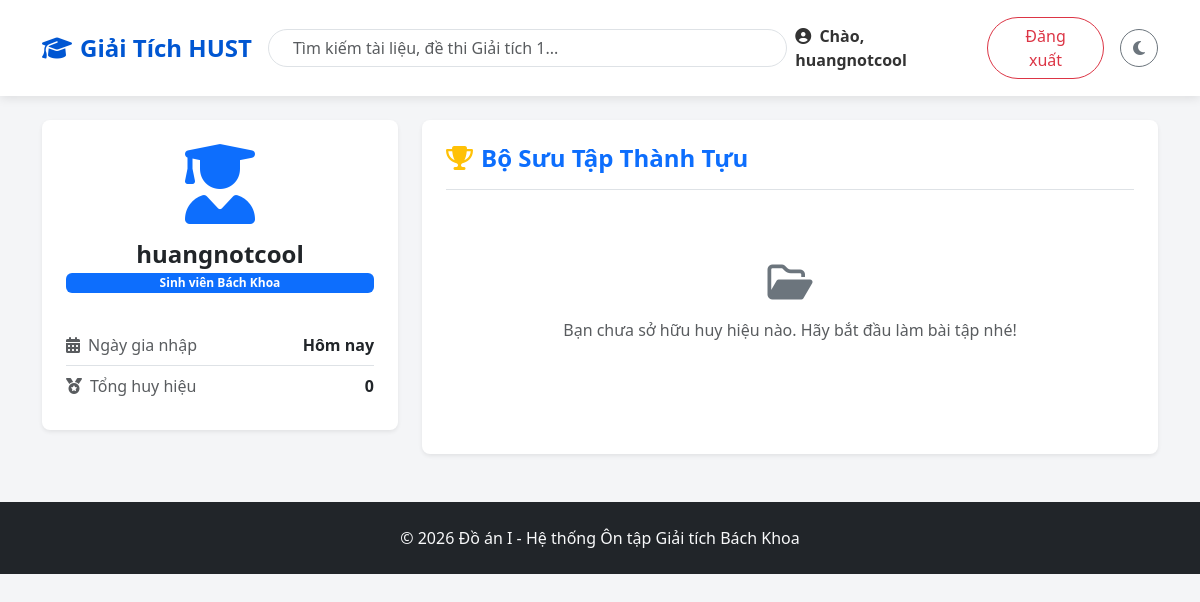
The app's page /profile (signed in), older data.
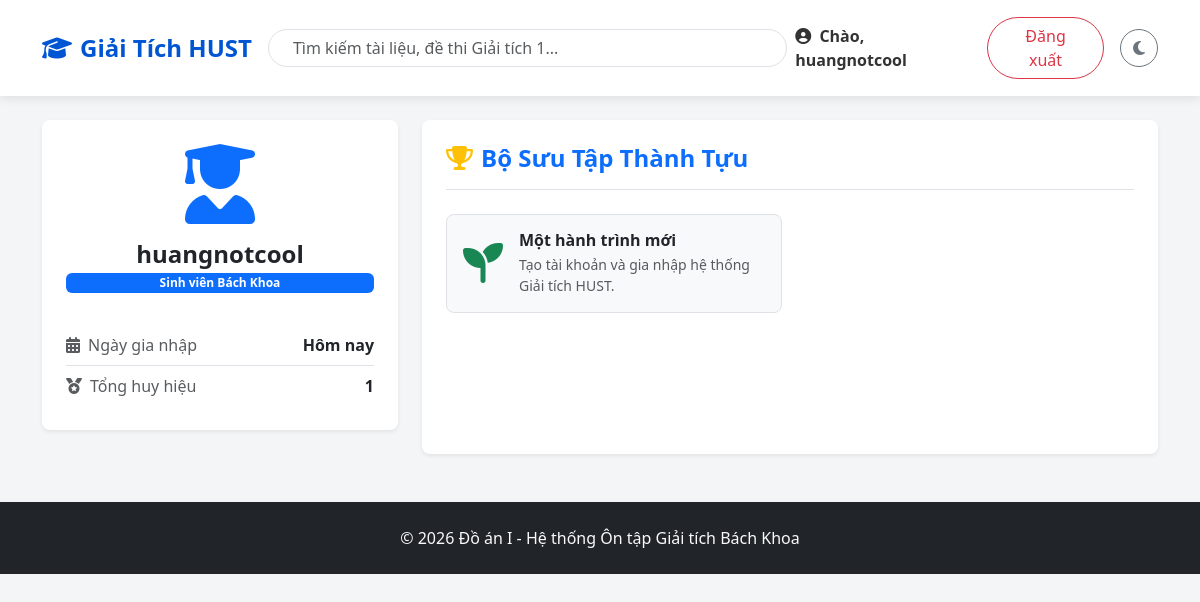
The same page, newer data.
### models.py (models this page shows)
class User(db.Model, UserMixin):
    id = db.Column(db.Integer, primary_key=True)
    username = db.Column(db.String(150), unique=True, nullable=False)
    password = db.Column(db.String(150), nullable=False)
    role = db.Column(db.String(50), nullable=False)
    badges = db.relationship('Badge', secondary=user_badges, lazy='subquery',
                             backref=db.backref('users', lazy=True))

class Badge(db.Model):
    id = db.Column(db.Integer, primary_key=True)
    name = db.Column(db.String(100), nullable=False)
    description = db.Column(db.String(250), nullable=False)
    icon = db.Column(db.String(50), nullable=False)
    color = db.Column(db.String(50), default="text-warning")

### app.py (the view)
@app.route('/profile')
@login_required
def profile():
    return render_template('profile.html', user=current_user)

### app.py (called while the page is built)
@login_manager.user_loader
def load_user(user_id):
    return User.query.get(int(user_id))

### templates/profile.html
{% extends 'base.html' %}
{% block content %}
<div class="container mt-4">
    <div class="row" data-aos="fade-up">
        <div class="col-md-4 mb-4">
            <div class="card shadow-sm border-0 rounded-3 text-center p-4">
                <div class="mb-3">
                    <i class="fa-solid fa-user-graduate text-primary" style="font-size: 5rem;"></i>
                </div>
                <h4 class="fw-bold mb-1">{{ user.username }}</h4>
                <span class="badge bg-primary mb-3">
                    {{ 'Sinh viên Bách Khoa' if user.role == 'student' else 'Giảng viên' }}
                </span>
                <ul class="list-group list-group-flush text-start mt-3">
                    <li class="list-group-item d-flex justify-content-between align-items-center px-0">
                        <span class="text-muted"><i class="fa-solid fa-calendar-days me-2"></i>Ngày gia nhập</span>
                        <strong>Hôm nay</strong>
                    </li>
                    <li class="list-group-item d-flex justify-content-between align-items-center px-0">
                        <span class="text-muted"><i class="fa-solid fa-medal me-2"></i>Tổng huy hiệu</span>
                        <strong>{{ user.badges|length }}</strong>
                    </li>
                </ul>
            </div>
        </div>
        <div class="col-md-8">
            <div class="card shadow-sm border-0 rounded-3 p-4 h-100">
                <h4 class="fw-bold text-primary border-bottom pb-3 mb-4">
                    <i class="fa-solid fa-trophy me-2 text-warning"></i>Bộ Sưu Tập Thành Tựu
                </h4>
                {% if user.badges %}
                    <div class="row g-3">
                        {% for badge in user.badges %}
                        <div class="col-md-6">
                            <div class="d-flex align-items-center p-3 border rounded-3 bg-light" style="transition: transform 0.2s; cursor: pointer;" onmouseover="this.style.transform='translateY(-3px)'" onmouseout="this.style.transform='translateY(0)'">
                                <div class="me-3">
                                    <i class="fa-solid {{ badge.icon }} {{ badge.color }}" style="font-size: 2.5rem;"></i>
                                </div>
                                <div>
                                    <h6 class="fw-bold mb-1">{{ badge.name }}</h6>
                                    <p class="text-muted small mb-0">{{ badge.description }}</p>
                                </div>
                            </div>
                        </div>
                        {% endfor %}
                    </div>
                {% else %}
                    <div class="text-center text-muted mt-5">
                        <i class="fa-regular fa-folder-open fs-1 mb-3 text-secondary"></i>
                        <p>Bạn chưa sở hữu huy hiệu nào. Hãy bắt đầu làm bài tập nhé!</p>
                    </div>
                {% endif %}
            </div>
        </div>
    </div>
</div>
{% endblock %}

### templates/base.html (shortened to what this page needs)
<!DOCTYPE html>
<html lang="vi">
<head>
    <link href="https://cdn.jsdelivr.net/npm/bootstrap@5.3.0/dist/css/bootstrap.min.css" rel="stylesheet">
    <link rel="stylesheet" href="{{ url_for('static', filename='css/style.css') }}">
    <link rel="stylesheet" href="https://cdnjs.cloudflare.com/ajax/libs/font-awesome/6.4.0/css/all.min.css">
    <link href="https://unpkg.com/aos@2.3.1/dist/aos.css" rel="stylesheet">
</head>
<body>
    <nav class="navbar navbar-expand-lg navbar-custom sticky-top py-3">
        <div class="container">
            <a class="navbar-brand fw-bold" href="/"><i class="fa-solid fa-graduation-cap me-2"></i>Giải Tích HUST</a>
            <form class="d-none d-lg-flex mx-auto w-50">
                <input class="form-control rounded-pill px-4" type="search" placeholder="Tìm kiếm tài liệu, đề thi Giải tích 1...">
            </form>
            <div class="collapse navbar-collapse" id="navbarNav">
                <ul class="navbar-nav ms-auto align-items-center">
                    {% if current_user.is_authenticated %}
                        <li class="nav-item me-3">
                            <a href="/profile" class="nav-link text-primary fw-bold" title="Xem hồ sơ cá nhân">
                                <i class="fa-solid fa-user-circle me-1"></i> Chào, {{ current_user.username }}
                            </a>
                        </li>
                        <li class="nav-item">
                            <a class="btn btn-outline-danger rounded-pill px-4" href="/logout">Đăng xuất</a>
                        </li>
                    {% else %}
                        <li class="nav-item me-3"><a class="btn btn-login rounded-pill px-4" href="/login">Đăng nhập</a></li>
                        <li class="nav-item"><a class="btn btn-register rounded-pill px-4" href="/register">Đăng ký ngay</a></li>
                    {% endif %}
                    <li class="nav-item ms-lg-3 mt-3 mt-lg-0">
                        <button class="btn btn-outline-secondary rounded-circle" id="theme-toggle" title="Chuyển chế độ Sáng/Tối">
                            <i class="fa-solid fa-moon" id="theme-icon"></i>
                        </button>
                    </li>
                </ul>
            </div>
        </div>
    </nav>
    <main>
        {% block content %}
        {% endblock %}
    </main>
    <footer class="bg-dark text-light py-4 mt-5 text-center">
        <p class="mb-0">© 2026 Đồ án I - Hệ thống Ôn tập Giải tích Bách Khoa</p>
    </footer>
</body>
</html>

### static/css/style.css (style rules this page uses)
:root { --primary-blue: #0056d2; --accent-orange: #ff7800; }
body { font-family: 'Segoe UI', Tahoma, Geneva, Verdana, sans-serif; background-color: #f4f5f7; }
.navbar-custom { background-color: white !important; box-shadow: 0 2px 10px rgba(0,0,0,0.1); }
.navbar-custom .navbar-brand { color: var(--primary-blue) !important; font-size: 1.5rem; }
.navbar-custom .nav-link { color: #333 !important; font-weight: 500; }

Row changes from the older to the newer data that the page shows:
added Badge: name "Một hành trình mới", description "Tạo tài khoản và gia nhập hệ thống Giải tích HUST."
Text that changed along with them:
{{ user.badges|length }}: "0" → "1"
text no longer shown: "Bạn chưa sở hữu huy hiệu nào. Hãy bắt đầu làm bài tập nhé!"
